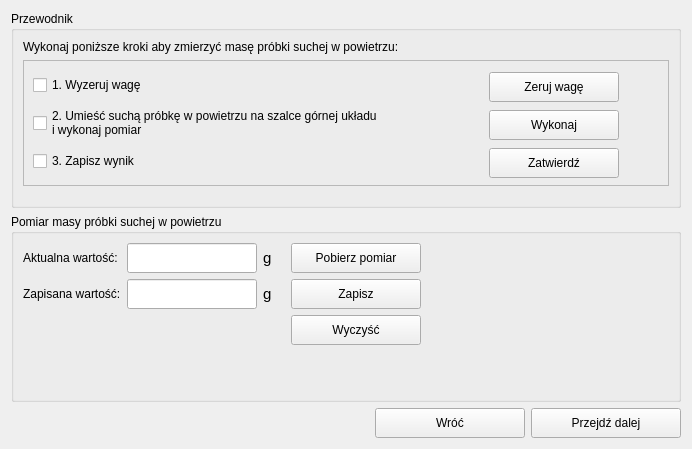
                  <widget class="QWidget" name="pageDryMeasure">
                   <layout class="QVBoxLayout" name="verticalLayout_18">
                    <item>
                     <widget class="QGroupBox" name="groupBoxGuideDryMeasure">
                      <property name="minimumSize">
                       <size>
                        <width>380</width>
                        <height>120</height>
                       </size>
                      </property>
                      <property name="title">
                       <string>Przewodnik</string>
                      </property>
                      <layout class="QVBoxLayout" name="verticalLayout_11">
                       <item>
                        <widget class="QLabel" name="guideDescriptionLabel">
                         <property name="font">
                          <font>
                           <pointsize>9</pointsize>
                          </font>
                         </property>
                         <property name="text">
                          <string>Wykonaj poniższe kroki aby zmierzyć masę próbki suchej w powietrzu:</string>
                         </property>
                         <property name="wordWrap">
                          <bool>true</bool>
                         </property>
                        </widget>
                       </item>
                       <item>
                        <widget class="QFrame" name="stepsFrame">
                         <property name="frameShape">
                          <enum>QFrame::Shape::StyledPanel</enum>
                         </property>
                         <property name="frameShadow">
                          <enum>QFrame::Shadow::Raised</enum>
                         </property>
                         <layout class="QVBoxLayout" name="stepsLayout">
                          <property name="spacing">
                           <number>6</number>
                          </property>
                          <property name="leftMargin">
                           <number>9</number>
                          </property>
                          <property name="topMargin">
                           <number>9</number>
                          </property>
                          <property name="rightMargin">
                           <number>9</number>
                          </property>
                          <property name="bottomMargin">
                           <number>9</number>
                          </property>
                          <item>
                           <layout class="QHBoxLayout" name="step1Layout">
                            <item>
                             <widget class="QCheckBox" name="step1CheckBox">
                              <property name="minimumSize">
                               <size>
                                <width>450</width>
                                <height>0</height>
                               </size>
                              </property>
                              <property name="text">
                               <string>1. Wyzeruj wagę</string>
                              </property>
                             </widget>
                            </item>
                            <item>
                             <widget class="QPushButton" name="buttonDryMassExecuteStepOne">
                              <property name="minimumSize">
                               <size>
                                <width>130</width>
                                <height>30</height>
                               </size>
                              </property>
                              <property name="maximumSize">
                               <size>
                                <width>100</width>
                                <height>25</height>
                               </size>
                              </property>
                              <property name="text">
                               <string>Zeruj wagę</string>
                              </property>
                             </widget>
                            </item>
                            <item>
                             <spacer name="horizontalSpacer_8">
                              <property name="orientation">
                               <enum>Qt::Orientation::Horizontal</enum>
                              </property>
                              <property name="sizeHint" stdset="0">
                               <size>
                                <width>40</width>
                                <height>20</height>
                               </size>
                              </property>
                             </spacer>
                            </item>
                           </layout>
                          </item>
                          <item>
                           <layout class="QHBoxLayout" name="step2Layout">
                            <item>
                             <widget class="QCheckBox" name="step2CheckBox">
                              <property name="minimumSize">
                               <size>
                                <width>450</width>
                                <height>0</height>
                               </size>
                              </property>
                              <property name="text">
                               <string>2. Umieść suchą próbkę w powietrzu na szalce górnej układu 
i wykonaj pomiar</string>
                              </property>
                             </widget>
                            </item>
                            <item>
                             <widget class="QPushButton" name="buttonDryMassExecuteStepTwo">
                              <property name="minimumSize">
                               <size>
                                <width>130</width>
                                <height>30</height>
                               </size>
                              </property>
                              <property name="maximumSize">
                               <size>
                                <width>100</width>
                                <height>25</height>
                               </size>
                              </property>
                              <property name="text">
                               <string>Wykonaj</string>
                              </property>
                             </widget>
                            </item>
                            <item>
                             <spacer name="horizontalSpacer_7">
                              <property name="orientation">
                               <enum>Qt::Orientation::Horizontal</enum>
                              </property>
                              <property name="sizeHint" stdset="0">
                               <size>
                                <width>40</width>
                                <height>20</height>
                               </size>
                              </property>
                             </spacer>
                            </item>
                           </layout>
                          </item>
                          <item>
                           <layout class="QHBoxLayout" name="step3Layout">
                            <item>
                             <widget class="QCheckBox" name="step3CheckBox">
                              <property name="minimumSize">
                               <size>
                                <width>450</width>
                                <height>0</height>
                               </size>
                              </property>
                              <property name="text">
                               <string>3. Zapisz wynik</string>
                              </property>
                             </widget>
                            </item>
                            <item>
                             <widget class="QPushButton" name="buttonDryMassExecuteStepThree">
                              <property name="minimumSize">
                               <size>
                                <width>130</width>
                                <height>30</height>
                               </size>
                              </property>
                              <property name="maximumSize">
                               <size>
                                <width>100</width>
                                <height>25</height>
                               </size>
                              </property>
                              <property name="text">
                               <string>Zatwierdź</string>
                              </property>
                             </widget>
                            </item>
                            <item>
                             <spacer name="horizontalSpacer_6">
                              <property name="orientation">
                               <enum>Qt::Orientation::Horizontal</enum>
                              </property>
                              <property name="sizeHint" stdset="0">
                               <size>
                                <width>40</width>
                                <height>20</height>
                               </size>
                              </property>
                             </spacer>
                            </item>
                           </layout>
                          </item>
                         </layout>
                        </widget>
                       </item>
                       <item>
                        <spacer name="verticalSpacer">
                         <property name="orientation">
                          <enum>Qt::Orientation::Vertical</enum>
                         </property>
                         <property name="sizeHint" stdset="0">
                          <size>
                           <width>20</width>
                           <height>10</height>
                          </size>
                         </property>
                        </spacer>
                       </item>
                      </layout>
                     </widget>
                    </item>
                    <item>
                     <widget class="QGroupBox" name="groupBoxDryMeasure">
                      <property name="minimumSize">
                       <size>
                        <width>380</width>
                        <height>110</height>
                       </size>
                      </property>
                      <property name="maximumSize">
                       <size>
                        <width>16777215</width>
                        <height>16777215</height>
                       </size>
                      </property>
                      <property name="title">
                       <string>Pomiar masy próbki suchej w powietrzu</string>
                      </property>
                      <layout class="QVBoxLayout" name="verticalLayout_21">
                       <item>
                        <layout class="QHBoxLayout" name="savedValueLayout_3">
                         <item>
                          <layout class="QGridLayout" name="gridLayout_8">
                           <item row="4" column="1">
                            <spacer name="verticalSpacer_15">
                             <property name="orientation">
                              <enum>Qt::Orientation::Vertical</enum>
                             </property>
                             <property name="sizeHint" stdset="0">
                              <size>
                               <width>20</width>
                               <height>40</height>
                              </size>
                             </property>
                            </spacer>
                           </item>
                           <item row="0" column="0">
                            <widget class="QLabel" name="labelCurrentDryMeasure">
                             <property name="minimumSize">
                              <size>
                               <width>0</width>
                               <height>0</height>
                              </size>
                             </property>
                             <property name="font">
                              <font>
                               <pointsize>9</pointsize>
                              </font>
                             </property>
                             <property name="text">
                              <string>Aktualna wartość:</string>
                             </property>
                            </widget>
                           </item>
                           <item row="3" column="0">
                            <widget class="QLabel" name="labelSavedDryMeasure">
                             <property name="minimumSize">
                              <size>
                               <width>0</width>
                               <height>0</height>
                              </size>
                             </property>
                             <property name="font">
                              <font>
                               <pointsize>9</pointsize>
                              </font>
                             </property>
                             <property name="text">
                              <string>Zapisana wartość:</string>
                             </property>
                            </widget>
                           </item>
                           <item row="0" column="1">
                            <widget class="QLineEdit" name="editCurrentDryMeasure">
                             <property name="minimumSize">
                              <size>
                               <width>50</width>
                               <height>30</height>
                              </size>
                             </property>
                             <property name="maximumSize">
                              <size>
                               <width>200</width>
                               <height>16777215</height>
                              </size>
                             </property>
                             <property name="font">
                              <font>
                               <pointsize>9</pointsize>
                               <bold>true</bold>
                              </font>
                             </property>
                             <property name="alignment">
                              <set>Qt::AlignmentFlag::AlignCenter</set>
                             </property>
                             <property name="readOnly">
                              <bool>true</bool>
                             </property>
                            </widget>
                           </item>
                           <item row="3" column="1">
                            <widget class="QLineEdit" name="editSavedDryMeasure">
                             <property name="minimumSize">
                              <size>
                               <width>50</width>
                               <height>30</height>
                              </size>
                             </property>
                             <property name="maximumSize">
                              <size>
                               <width>200</width>
                               <height>16777215</height>
                              </size>
                             </property>
                             <property name="font">
                              <font>
                               <pointsize>9</pointsize>
                               <bold>true</bold>
                              </font>
                             </property>
                             <property name="alignment">
                              <set>Qt::AlignmentFlag::AlignCenter</set>
                             </property>
                             <property name="readOnly">
                              <bool>true</bool>
                             </property>
                            </widget>
                           </item>
                           <item row="0" column="2">
                            <widget class="QLabel" name="labelUnitCurrentDryMeasure">
                             <property name="font">
                              <font>
                               <pointsize>11</pointsize>
                              </font>
                             </property>
                             <property name="text">
                              <string>g</string>
                             </property>
                            </widget>
                           </item>
                           <item row="3" column="2">
                            <widget class="QLabel" name="labelUnitSavedDryMeasure">
                             <property name="font">
                              <font>
                               <pointsize>11</pointsize>
                              </font>
                             </property>
                             <property name="text">
                              <string>g</string>
                             </property>
                            </widget>
                           </item>
                          </layout>
                         </item>
                         <item>
                          <spacer name="horizontalSpacer_16">
                           <property name="orientation">
                            <enum>Qt::Orientation::Horizontal</enum>
                           </property>
                           <property name="sizeType">
                            <enum>QSizePolicy::Policy::Minimum</enum>
                           </property>
                           <property name="sizeHint" stdset="0">
                            <size>
                             <width>13</width>
                             <height>13</height>
                            </size>
                           </property>
                          </spacer>
                         </item>
                         <item>
                          <layout class="QGridLayout" name="gridLayout_11">
                           <item row="1" column="0">
                            <widget class="QPushButton" name="buttonSaveCurrentDryMeasure">
                             <property name="minimumSize">
                              <size>
                               <width>130</width>
                               <height>30</height>
                              </size>
                             </property>
                             <property name="text">
                              <string>Zapisz</string>
                             </property>
                            </widget>
                           </item>
                           <item row="2" column="0">
                            <widget class="QPushButton" name="buttonClearEditSavedDryMeasure">
                             <property name="minimumSize">
                              <size>
                               <width>130</width>
                               <height>30</height>
                              </size>
                             </property>
                             <property name="text">
                              <string>Wyczyść</string>
                             </property>
                            </widget>
                           </item>
                           <item row="0" column="0">
                            <widget class="QPushButton" name="buttonGetCurrentDryMeasure">
                             <property name="minimumSize">
                              <size>
                               <width>130</width>
                               <height>30</height>
                              </size>
                             </property>
                             <property name="text">
                              <string>Pobierz pomiar</string>
                             </property>
                            </widget>
                           </item>
                           <item row="3" column="0">
                            <spacer name="verticalSpacer_16">
                             <property name="orientation">
                              <enum>Qt::Orientation::Vertical</enum>
                             </property>
                             <property name="sizeHint" stdset="0">
                              <size>
                               <width>20</width>
                               <height>40</height>
                              </size>
                             </property>
                            </spacer>
                           </item>
                          </layout>
                         </item>
                         <item>
                          <spacer name="horizontalSpacer_22">
                           <property name="orientation">
                            <enum>Qt::Orientation::Horizontal</enum>
                           </property>
                           <property name="sizeHint" stdset="0">
                            <size>
                             <width>40</width>
                             <height>20</height>
                            </size>
                           </property>
                          </spacer>
                         </item>
                        </layout>
                       </item>
                       <item>
                        <spacer name="verticalSpacer_4">
                         <property name="orientation">
                          <enum>Qt::Orientation::Vertical</enum>
                         </property>
                         <property name="sizeHint" stdset="0">
                          <size>
                           <width>5</width>
                           <height>5</height>
                          </size>
                         </property>
                        </spacer>
                       </item>
                      </layout>
                     </widget>
                    </item>
                    <item>
                     <layout class="QHBoxLayout" name="navigationButtonsLayout">
                      <item>
                       <spacer name="horizontalSpacer_2">
                        <property name="orientation">
                         <enum>Qt::Orientation::Horizontal</enum>
                        </property>
                        <property name="sizeHint" stdset="0">
                         <size>
                          <width>40</width>
                          <height>20</height>
                         </size>
                        </property>
                       </spacer>
                      </item>
                      <item>
                       <widget class="QPushButton" name="buttonPrevDryMass">
                        <property name="minimumSize">
                         <size>
                          <width>150</width>
                          <height>30</height>
                         </size>
                        </property>
                        <property name="text">
                         <string>Wróć</string>
                        </property>
                       </widget>
                      </item>
                      <item>
                       <widget class="QPushButton" name="buttonNextDryMass">
                        <property name="enabled">
                         <bool>true</bool>
                        </property>
                        <property name="minimumSize">
                         <size>
                          <width>150</width>
                          <height>30</height>
                         </size>
                        </property>
                        <property name="text">
                         <string>Przejdź dalej</string>
                        </property>
                       </widget>
                      </item>
                     </layout>
                    </item>
                   </layout>
                  </widget>
